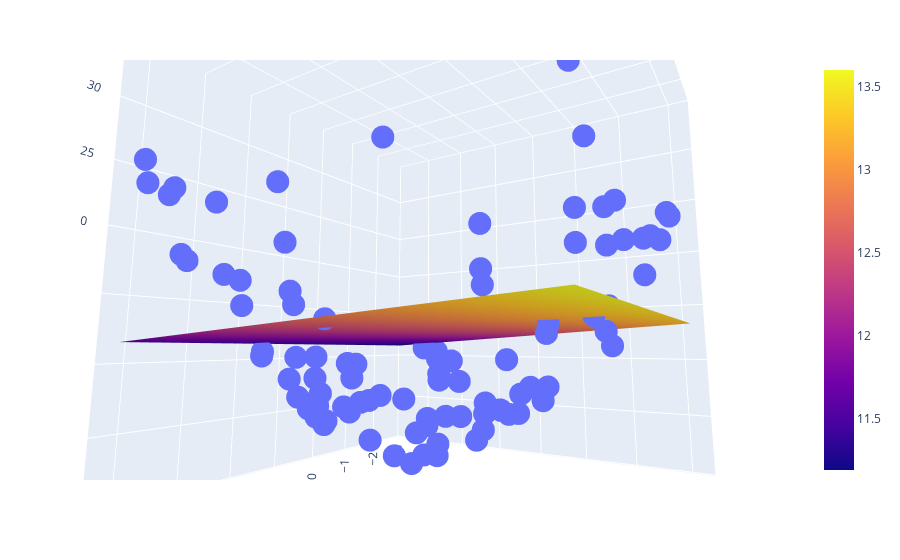

Write notebook code for a chart like this one.
### Code cell
import plotly.graph_objects as go

fig = px.scatter_3d(df, x=x.ravel(), y=y.ravel(), z=z.ravel())

fig.add_trace(go.Surface(x = x_input, y = y_input, z =z_final ))

fig.show()
